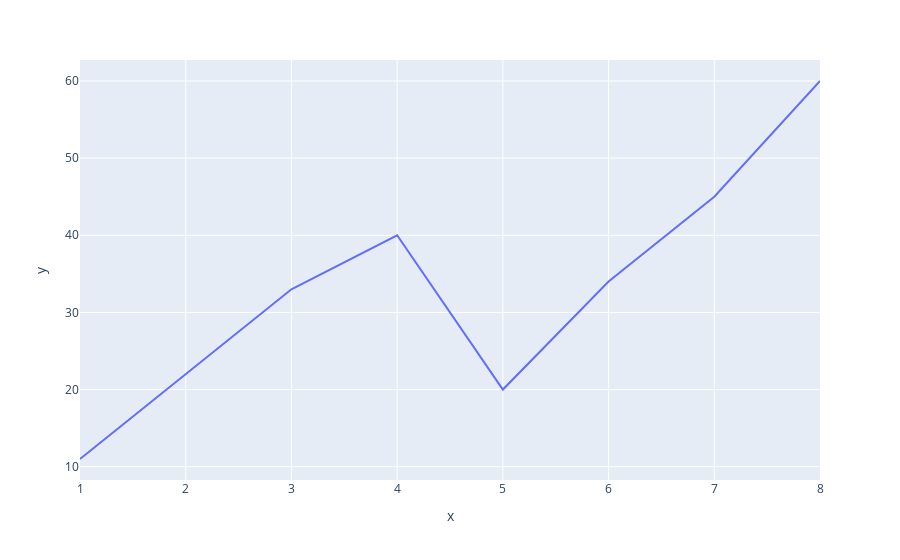

Here is the notebook cell this chart was saved with:
### Code cell
fig = px.line(x = [1, 2, 3, 4, 5, 6, 7, 8], y = [11, 22, 33, 40, 20, 34, 45, 60])

fig.show()

### Figure 1 — Plotly figure (JSON) as saved in the notebook; plotly's stock layout.template omitted (floating-point values rounded to 4 significant figures)
{"data": [{"hovertemplate": "x=%{x}<br>y=%{y}<extra></extra>", "legendgroup": "", "line": {"color": "#636efa", "dash": "solid"}, "marker": {"symbol": "circle"}, "mode": "lines", "name": "", "orientation": "v", "showlegend": false, "type": "scatter", "x": [1, 2, 3, 4, 5, 6, 7, 8], "xaxis": "x", "y": [11, 22, 33, 40, 20, 34, 45, 60], "yaxis": "y"}], "layout": {"legend": {"tracegroupgap": 0}, "margin": {"t": 60}, "xaxis": {"anchor": "y", "domain": [0, 1], "title": {"text": "x"}}, "yaxis": {"anchor": "x", "domain": [0, 1], "title": {"text": "y"}}}}
